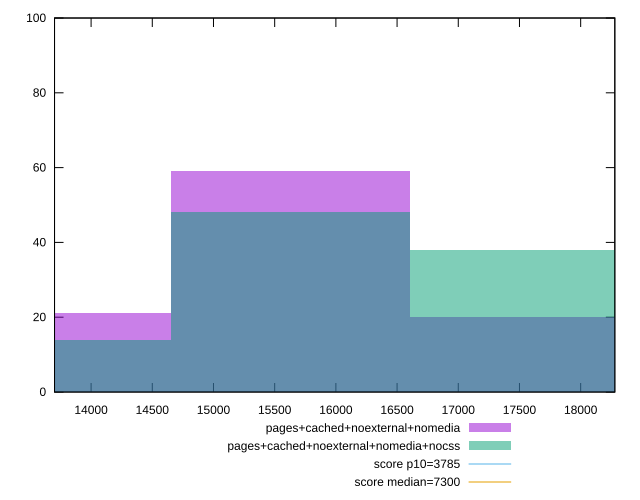

Recreate this plot in gnuplot.
reset

$pagesCachedNoexternalNomedia <<EOF
17585.029747764576 20
15631.137553568511 59
13677.245359372448 21
EOF

$pagesCachedNoexternalNomediaNocss <<EOF
17585.029747764576 38
15631.137553568511 48
13677.245359372448 14
EOF

set key outside below
set boxwidth 1953.8921941960639
set xrange [13701.3285:18279.042500000003]
set yrange [0:100]
set trange [0:100]
set style fill transparent solid 0.5 noborder

set parametric
set terminal svg size 640, 500 enhanced background rgb 'white'
set output "reprap/interactive/comparison/histogram/3_vs_4.svg"

plot $pagesCachedNoexternalNomedia title "pages+cached+noexternal+nomedia" with boxes, \
     $pagesCachedNoexternalNomediaNocss title "pages+cached+noexternal+nomedia+nocss" with boxes, \
     3785,t title "score p10=3785", \
     7300,t title "score median=7300"

reset
